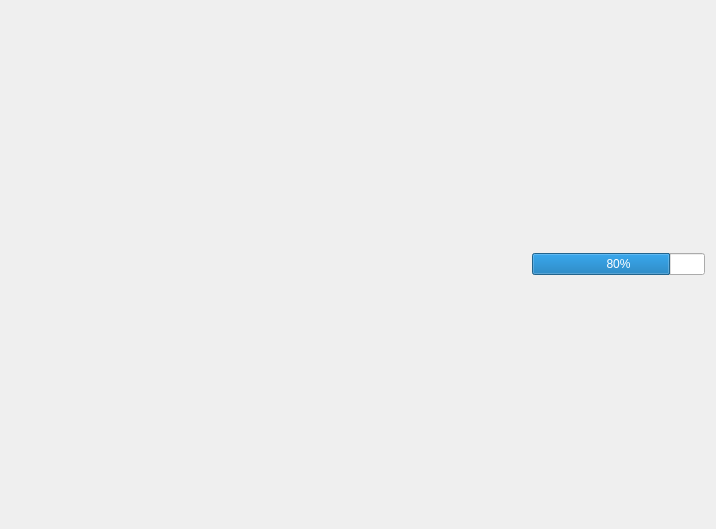
<?xml version="1.0" encoding="UTF-8"?>
<ui version="4.0">
 <class>MainWindow</class>
 <widget class="QWidget" name="MainWindow">
  <property name="geometry">
   <rect>
    <x>0</x>
    <y>0</y>
    <width>716</width>
    <height>529</height>
   </rect>
  </property>
  <property name="focusPolicy">
   <enum>Qt::ClickFocus</enum>
  </property>
  <property name="windowTitle">
   <string>Form</string>
  </property>
  <layout class="QVBoxLayout" name="verticalLayout_2">
   <item>
    <layout class="QHBoxLayout" name="horizontalLayout" stretch="3,1">
     <item>
      <spacer name="horizontalSpacer">
       <property name="orientation">
        <enum>Qt::Horizontal</enum>
       </property>
       <property name="sizeHint" stdset="0">
        <size>
         <width>40</width>
         <height>20</height>
        </size>
       </property>
      </spacer>
     </item>
     <item>
      <widget class="QProgressBar" name="progressBar">
       <property name="sizePolicy">
        <sizepolicy hsizetype="Expanding" vsizetype="Fixed">
         <horstretch>0</horstretch>
         <verstretch>0</verstretch>
        </sizepolicy>
       </property>
       <property name="value">
        <number>80</number>
       </property>
      </widget>
     </item>
    </layout>
   </item>
  </layout>
 </widget>
 <resources/>
 <connections/>
</ui>
